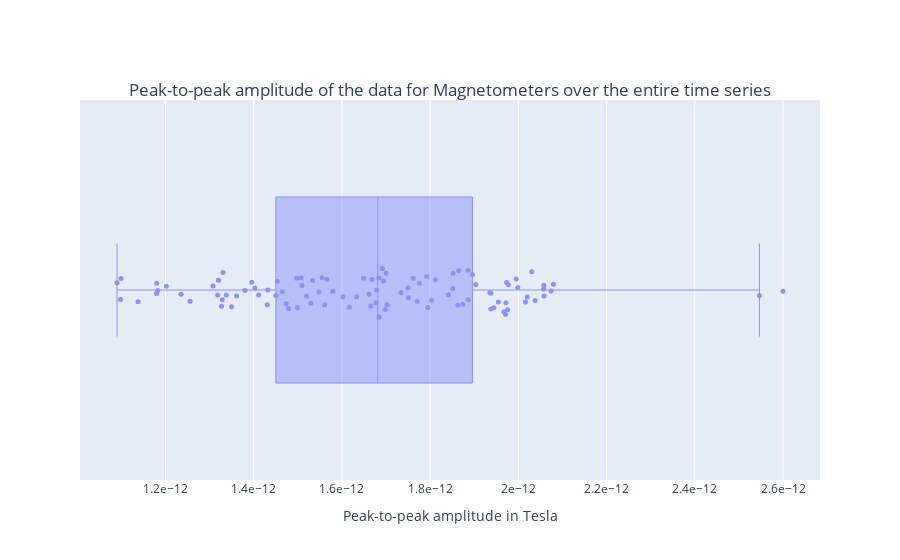
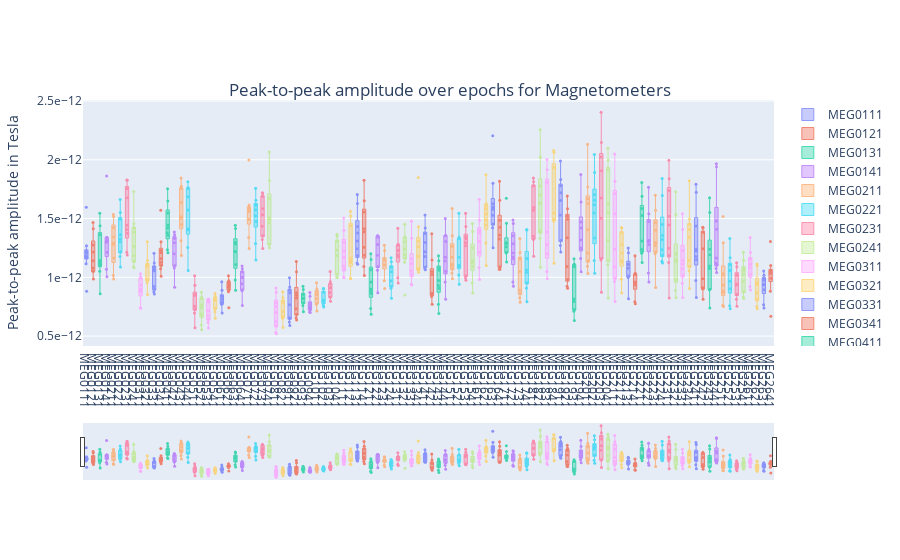

The notebook cell these images were saved under, in order:
### Code cell
#TRY SEPARATE FUNCS HERE

config = configparser.ConfigParser()
config.read('settings.ini')
data_file = '/Volumes/M2_DATA/MEG_QC_stuff/data/from openneuro/ds003483/sub-009/ses-1/meg/sub-009_ses-1_task-deduction_run-1_meg.fif'
dict_of_dfs_epoch, epochs_mg, channels, raw_bandpass, raw_filtered_resampled, raw_cropped, raw = initial_stuff(config, data_file)
m_or_g_chosen = ['mags']
sid='009'
#dfs_ptp_amlitude_annot, bad_channels, amplit_annot_with_ch_names = PP_auto_meg_qc(sid, config, channels, raw, m_or_g_chosen)

#out_with_name_and_format = RMSE_meg_qc(sid, config, channels, dict_of_dfs_epoch, raw_filtered_resampled, m_or_g_chosen)

out_with_name_and_format = PP_manual_meg_qc(sid, config, channels, dict_of_dfs_epoch, raw_filtered_resampled, m_or_g_chosen)

# psd_section = config['PSD']
# freq_min = psd_section.getfloat('freq_min') 
# freq_max = psd_section.getfloat('freq_max') 
# mean_power_per_band_needed = psd_section.getboolean('mean_power_per_band_needed')
# n_fft = psd_section.getint('n_fft')
# n_per_seg = psd_section.getint('n_per_seg')

# m_or_g='mags'
# fig, fig_desc, fig_path, dfs_with_name = Power_of_freq_meg(ch_names=channels[m_or_g], m_or_g = m_or_g, freqs = freqs[m_or_g], psds = psds[m_or_g], mean_power_per_band_needed = mean_power_per_band_needed, plotflag = True, sid = sid)

#deriv_with_name_and_format = PSD_meg_qc(sid, config, channels, raw_filtered_resampled, m_or_g_chosen)

#figs = ECG_meg_qc(config, raw, m_or_g_chosen)

print(out_with_name_and_format)

### Figure 1 — Plotly figure (JSON) as saved in the notebook; plotly's stock layout.template omitted (floating-point values rounded to 4 significant figures)
{"data": [{"boxpoints": "all", "hovertemplate": "%{text}<br>PP_Amplitude: %{x: .0f}", "line": {"width": 1}, "marker": {"size": 5}, "name": "", "opacity": 0.7, "pointpos": 0, "text": ["MEG0111", "MEG0121", "MEG0131", "MEG0141", "MEG0211", "MEG0221", "MEG0231", "MEG0241", "MEG0311", "MEG0321", "MEG0331", "MEG0341", "MEG0411", "MEG0421", "MEG0431", "MEG0441", "MEG0511", "MEG0521", "MEG0531", "MEG0541", "MEG0611", "MEG0621", "MEG0631", "MEG0641", "MEG0711", "MEG0721", "MEG0731", "MEG0741", "MEG0811", "MEG0821", "MEG0911", "MEG0921", "MEG0931", "MEG0941", "MEG1011", "MEG1021", "MEG1031", "MEG1041", "MEG1111", "MEG1121", "MEG1131", "MEG1141", "MEG1211", "MEG1221", "MEG1231", "MEG1241", "MEG1311", "MEG1321", "MEG1331", "MEG1341", "MEG1411", "MEG1421", "MEG1431", "MEG1441", "MEG1511", "MEG1521", "MEG1531", "MEG1541", "MEG1611", "MEG1621", "MEG1631", "MEG1641", "MEG1711", "MEG1721", "MEG1731", "MEG1741", "MEG1811", "MEG1821", "MEG1831", "MEG1841", "MEG1911", "MEG1921", "MEG1931", "MEG1941", "MEG2011", "MEG2021", "MEG2031", "MEG2041", "MEG2111", "MEG2121", "MEG2131", "MEG2141", "MEG2211", "MEG2221", "MEG2231", "MEG2241", "MEG2311", "MEG2321", "MEG2331", "MEG2341", "MEG2411", "MEG2421", "MEG2431", "MEG2441", "MEG2511", "MEG2521", "MEG2531", "MEG2541", "MEG2611", "MEG2621", "MEG2631", "MEG2641"], "type": "box", "x": [1.971e-12, 2.546e-12, 1.803e-12, 1.77e-12, 1.792e-12, 1.662e-12, 1.694e-12, 1.602e-12, 1.566e-12, 1.51e-12, 1.327e-12, 1.812e-12, 1.617e-12, 1.498e-12, 2.02e-12, 1.874e-12, 1.38e-12, 1.35e-12, 1.09e-12, 1.256e-12, 1.18e-12, 1.182e-12, 1.432e-12, 1.32e-12, 1.887e-12, 1.863e-12, 2.057e-12, 1.904e-12, 1.138e-12, 1.1e-12, 1.308e-12, 1.465e-12, 1.403e-12, 1.18e-12, 1.098e-12, 1.235e-12, 1.202e-12, 1.338e-12, 1.479e-12, 1.702e-12, 1.851e-12, 1.937e-12, 1.692e-12, 2.016e-12, 1.776e-12, 1.52e-12, 1.945e-12, 2.058e-12, 1.677e-12, 2.058e-12, 2.6e-12, 1.976e-12, 1.555e-12, 1.995e-12, 1.579e-12, 1.529e-12, 1.684e-12, 1.533e-12, 1.649e-12, 1.75e-12, 1.865e-12, 1.684e-12, 1.7e-12, 1.548e-12, 1.499e-12, 1.411e-12, 1.999e-12, 1.972e-12, 1.842e-12, 1.973e-12, 1.886e-12, 1.633e-12, 1.329e-12, 1.751e-12, 1.762e-12, 2.038e-12, 2.08e-12, 1.896e-12, 1.938e-12, 1.734e-12, 1.474e-12, 1.331e-12, 1.977e-12, 2.031e-12, 1.935e-12, 1.795e-12, 1.955e-12, 1.679e-12, 1.666e-12, 1.967e-12, 2.074e-12, 1.561e-12, 1.668e-12, 1.852e-12, 1.396e-12, 1.45e-12, 1.319e-12, 1.431e-12, 1.698e-12, 1.454e-12, 1.361e-12, 1.508e-12]}], "layout": {"title": {"text": "Peak-to-peak amplitude of the data for Magnetometers over the entire time series", "x": 0.5, "xanchor": "center", "y": 0.85, "yanchor": "top"}, "xaxis": {"exponentformat": "e", "showexponent": "all", "title": {"text": "Peak-to-peak amplitude in Tesla"}}, "yaxis": {"showticklabels": false, "visible": false}}}

### Figure 2 — Plotly figure (JSON) as saved in the notebook; plotly's stock layout.template omitted (floating-point values rounded to 4 significant figures)
{"data": [{"boxpoints": "all", "hovertemplate": "Epoch: %{text}<br>Amplitude: %{y: .2e}", "line": {"width": 1}, "marker": {"size": 3}, "name": "MEG0111", "opacity": 0.7, "pointpos": 0, "text": [0, 1, 2, 3, 4, 5, 6, 7, 8], "type": "box", "y": [1.182e-12, 1.169e-12, 8.82e-13, 1.207e-12, 1.115e-12, 1.173e-12, 1.597e-12, 1.222e-12, 1.268e-12]}, {"boxpoints": "all", "hovertemplate": "Epoch: %{text}<br>Amplitude: %{y: .2e}", "line": {"width": 1}, "marker": {"size": 3}, "name": "MEG0121", "opacity": 0.7, "pointpos": 0, "text": [0, 1, 2, 3, 4, 5, 6, 7, 8], "type": "box", "y": [1.466e-12, 1.051e-12, 9.849e-13, 1.14e-12, 1.08e-12, 1.412e-12, 1.215e-12, 1.275e-12, 1.051e-12]}, {"boxpoints": "all", "hovertemplate": "Epoch: %{text}<br>Amplitude: %{y: .2e}", "line": {"width": 1}, "marker": {"size": 3}, "name": "MEG0131", "opacity": 0.7, "pointpos": 0, "text": [0, 1, 2, 3, 4, 5, 6, 7, 8], "type": "box", "y": [1.545e-12, 1.143e-12, 1.051e-12, 1.361e-12, 1.117e-12, 8.595e-13, 1.438e-12, 1.137e-12, 1.103e-12]}, {"boxpoints": "all", "hovertemplate": "Epoch: %{text}<br>Amplitude: %{y: .2e}", "line": {"width": 1}, "marker": {"size": 3}, "name": "MEG0141", "opacity": 0.7, "pointpos": 0, "text": [0, 1, 2, 3, 4, 5, 6, 7, 8], "type": "box", "y": [1.213e-12, 1.299e-12, 1.069e-12, 1.34e-12, 1.315e-12, 1.338e-12, 1.863e-12, 1.004e-12, 1.304e-12]}, {"boxpoints": "all", "hovertemplate": "Epoch: %{text}<br>Amplitude: %{y: .2e}", "line": {"width": 1}, "marker": {"size": 3}, "name": "MEG0211", "opacity": 0.7, "pointpos": 0, "text": [0, 1, 2, 3, 4, 5, 6, 7, 8], "type": "box", "y": [1.535e-12, 1.292e-12, 1.422e-12, 1.517e-12, 1.015e-12, 9.846e-13, 1.343e-12, 1.279e-12, 1.163e-12]}, {"boxpoints": "all", "hovertemplate": "Epoch: %{text}<br>Amplitude: %{y: .2e}", "line": {"width": 1}, "marker": {"size": 3}, "name": "MEG0221", "opacity": 0.7, "pointpos": 0, "text": [0, 1, 2, 3, 4, 5, 6, 7, 8], "type": "box", "y": [1.303e-12, 1.327e-12, 1.663e-12, 1.495e-12, 1.088e-12, 1.177e-12, 1.552e-12, 1.362e-12, 1.217e-12]}, {"boxpoints": "all", "hovertemplate": "Epoch: %{text}<br>Amplitude: %{y: .2e}", "line": {"width": 1}, "marker": {"size": 3}, "name": "MEG0231", "opacity": 0.7, "pointpos": 0, "text": [0, 1, 2, 3, 4, 5, 6, 7, 8], "type": "box", "y": [1.826e-12, 1.213e-12, 1.678e-12, 1.756e-12, 1.374e-12, 1.407e-12, 1.442e-12, 1.828e-12, 1.191e-12]}, {"boxpoints": "all", "hovertemplate": "Epoch: %{text}<br>Amplitude: %{y: .2e}", "line": {"width": 1}, "marker": {"size": 3}, "name": "MEG0241", "opacity": 0.7, "pointpos": 0, "text": [0, 1, 2, 3, 4, 5, 6, 7, 8], "type": "box", "y": [1.42e-12, 1.082e-12, 1.385e-12, 1.731e-12, 1.092e-12, 1.265e-12, 1.456e-12, 1.183e-12, 1.139e-12]}, {"boxpoints": "all", "hovertemplate": "Epoch: %{text}<br>Amplitude: %{y: .2e}", "line": {"width": 1}, "marker": {"size": 3}, "name": "MEG0311", "opacity": 0.7, "pointpos": 0, "text": [0, 1, 2, 3, 4, 5, 6, 7, 8], "type": "box", "y": [8.867e-13, 7.36e-13, 7.403e-13, 8.761e-13, 1.03e-12, 9.348e-13, 9.924e-13, 8.982e-13, 1.004e-12]}, {"boxpoints": "all", "hovertemplate": "Epoch: %{text}<br>Amplitude: %{y: .2e}", "line": {"width": 1}, "marker": {"size": 3}, "name": "MEG0321", "opacity": 0.7, "pointpos": 0, "text": [0, 1, 2, 3, 4, 5, 6, 7, 8], "type": "box", "y": [1.096e-12, 1.109e-12, 1.302e-12, 9.743e-13, 9.807e-13, 8.532e-13, 1.144e-12, 1.097e-12, 9.535e-13]}, {"boxpoints": "all", "hovertemplate": "Epoch: %{text}<br>Amplitude: %{y: .2e}", "line": {"width": 1}, "marker": {"size": 3}, "name": "MEG0331", "opacity": 0.7, "pointpos": 0, "text": [0, 1, 2, 3, 4, 5, 6, 7, 8], "type": "box", "y": [9.215e-13, 1.204e-12, 1.066e-12, 8.572e-13, 1.056e-12, 8.981e-13, 1.088e-12, 1.122e-12, 8.765e-13]}, {"boxpoints": "all", "hovertemplate": "Epoch: %{text}<br>Amplitude: %{y: .2e}", "line": {"width": 1}, "marker": {"size": 3}, "name": "MEG0341", "opacity": 0.7, "pointpos": 0, "text": [0, 1, 2, 3, 4, 5, 6, 7, 8], "type": "box", "y": [1.571e-12, 1.16e-12, 1.128e-12, 1.228e-12, 1.074e-12, 1.303e-12, 1.103e-12, 1.208e-12, 1.009e-12]}, {"boxpoints": "all", "hovertemplate": "Epoch: %{text}<br>Amplitude: %{y: .2e}", "line": {"width": 1}, "marker": {"size": 3}, "name": "MEG0411", "opacity": 0.7, "pointpos": 0, "text": [0, 1, 2, 3, 4, 5, 6, 7, 8], "type": "box", "y": [1.548e-12, 1.378e-12, 1.753e-12, 1.358e-12, 1.649e-12, 1.235e-12, 1.444e-12, 1.42e-12, 1.208e-12]}, {"boxpoints": "all", "hovertemplate": "Epoch: %{text}<br>Amplitude: %{y: .2e}", "line": {"width": 1}, "marker": {"size": 3}, "name": "MEG0421", "opacity": 0.7, "pointpos": 0, "text": [0, 1, 2, 3, 4, 5, 6, 7, 8], "type": "box", "y": [1.363e-12, 1.1e-12, 1.2e-12, 1.331e-12, 1.339e-12, 1.294e-12, 1.079e-12, 1.385e-12, 9.159e-13]}, {"boxpoints": "all", "hovertemplate": "Epoch: %{text}<br>Amplitude: %{y: .2e}", "line": {"width": 1}, "marker": {"size": 3}, "name": "MEG0431", "opacity": 0.7, "pointpos": 0, "text": [0, 1, 2, 3, 4, 5, 6, 7, 8], "type": "box", "y": [1.845e-12, 1.449e-12, 1.776e-12, 1.503e-12, 1.636e-12, 1.515e-12, 1.311e-12, 1.756e-12, 1.185e-12]}, {"boxpoints": "all", "hovertemplate": "Epoch: %{text}<br>Amplitude: %{y: .2e}", "line": {"width": 1}, "marker": {"size": 3}, "name": "MEG0441", "opacity": 0.7, "pointpos": 0, "text": [0, 1, 2, 3, 4, 5, 6, 7, 8], "type": "box", "y": [1.756e-12, 1.058e-12, 1.764e-12, 1.573e-12, 1.405e-12, 1.685e-12, 1.41e-12, 1.813e-12, 1.254e-12]}, {"boxpoints": "all", "hovertemplate": "Epoch: %{text}<br>Amplitude: %{y: .2e}", "line": {"width": 1}, "marker": {"size": 3}, "name": "MEG0511", "opacity": 0.7, "pointpos": 0, "text": [0, 1, 2, 3, 4, 5, 6, 7, 8], "type": "box", "y": [8.5e-13, 7.543e-13, 5.716e-13, 8.48e-13, 9.327e-13, 8.547e-13, 1.013e-12, 6.961e-13, 7.281e-13]}, {"boxpoints": "all", "hovertemplate": "Epoch: %{text}<br>Amplitude: %{y: .2e}", "line": {"width": 1}, "marker": {"size": 3}, "name": "MEG0521", "opacity": 0.7, "pointpos": 0, "text": [0, 1, 2, 3, 4, 5, 6, 7, 8], "type": "box", "y": [6.8e-13, 6.879e-13, 5.538e-13, 8.204e-13, 8.333e-13, 8.735e-13, 7.426e-13, 7.646e-13, 5.938e-13]}, {"boxpoints": "all", "hovertemplate": "Epoch: %{text}<br>Amplitude: %{y: .2e}", "line": {"width": 1}, "marker": {"size": 3}, "name": "MEG0531", "opacity": 0.7, "pointpos": 0, "text": [0, 1, 2, 3, 4, 5, 6, 7, 8], "type": "box", "y": [6.738e-13, 6.425e-13, 7.152e-13, 8.143e-13, 8.145e-13, 7.92e-13, 8.11e-13, 6.162e-13, 5.692e-13]}, {"boxpoints": "all", "hovertemplate": "Epoch: %{text}<br>Amplitude: %{y: .2e}", "line": {"width": 1}, "marker": {"size": 3}, "name": "MEG0541", "opacity": 0.7, "pointpos": 0, "text": [0, 1, 2, 3, 4, 5, 6, 7, 8], "type": "box", "y": [8.38e-13, 8.076e-13, 7.061e-13, 8.068e-13, 8.127e-13, 8.63e-13, 8.243e-13, 6.522e-13, 7.364e-13]}, {"boxpoints": "all", "hovertemplate": "Epoch: %{text}<br>Amplitude: %{y: .2e}", "line": {"width": 1}, "marker": {"size": 3}, "name": "MEG0611", "opacity": 0.7, "pointpos": 0, "text": [0, 1, 2, 3, 4, 5, 6, 7, 8], "type": "box", "y": [8.145e-13, 7.698e-13, 8.385e-13, 7.756e-13, 8.893e-13, 7.893e-13, 9.627e-13, 7.762e-13, 6.962e-13]}, {"boxpoints": "all", "hovertemplate": "Epoch: %{text}<br>Amplitude: %{y: .2e}", "line": {"width": 1}, "marker": {"size": 3}, "name": "MEG0621", "opacity": 0.7, "pointpos": 0, "text": [0, 1, 2, 3, 4, 5, 6, 7, 8], "type": "box", "y": [9.288e-13, 7.419e-13, 9.162e-13, 1.012e-12, 9.606e-13, 8.767e-13, 9.708e-13, 9.453e-13, 8.952e-13]}, {"boxpoints": "all", "hovertemplate": "Epoch: %{text}<br>Amplitude: %{y: .2e}", "line": {"width": 1}, "marker": {"size": 3}, "name": "MEG0631", "opacity": 0.7, "pointpos": 0, "text": [0, 1, 2, 3, 4, 5, 6, 7, 8], "type": "box", "y": [1.416e-12, 9.771e-13, 1.218e-12, 1.283e-12, 1.219e-12, 1.298e-12, 1.11e-12, 1.443e-12, 8.899e-13]}, {"boxpoints": "all", "hovertemplate": "Epoch: %{text}<br>Amplitude: %{y: .2e}", "line": {"width": 1}, "marker": {"size": 3}, "name": "MEG0641", "opacity": 0.7, "pointpos": 0, "text": [0, 1, 2, 3, 4, 5, 6, 7, 8], "type": "box", "y": [9.452e-13, 8.853e-13, 1.074e-12, 1.002e-12, 9.978e-13, 8.942e-13, 1.046e-12, 1.095e-12, 7.603e-13]}, {"boxpoints": "all", "hovertemplate": "Epoch: %{text}<br>Amplitude: %{y: .2e}", "line": {"width": 1}, "marker": {"size": 3}, "name": "MEG0711", "opacity": 0.7, "pointpos": 0, "text": [0, 1, 2, 3, 4, 5, 6, 7, 8], "type": "box", "y": [1.594e-12, 1.56e-12, 1.577e-12, 1.491e-12, 1.616e-12, 1.495e-12, 1.338e-12, 1.999e-12, 1.246e-12]}, {"boxpoints": "all", "hovertemplate": "Epoch: %{text}<br>Amplitude: %{y: .2e}", "line": {"width": 1}, "marker": {"size": 3}, "name": "MEG0721", "opacity": 0.7, "pointpos": 0, "text": [0, 1, 2, 3, 4, 5, 6, 7, 8], "type": "box", "y": [1.612e-12, 1.288e-12, 1.619e-12, 1.574e-12, 1.657e-12, 1.524e-12, 1.147e-12, 1.757e-12, 1.474e-12]}, {"boxpoints": "all", "hovertemplate": "Epoch: %{text}<br>Amplitude: %{y: .2e}", "line": {"width": 1}, "marker": {"size": 3}, "name": "MEG0731", "opacity": 0.7, "pointpos": 0, "text": [0, 1, 2, 3, 4, 5, 6, 7, 8], "type": "box", "y": [1.583e-12, 1.353e-12, 1.688e-12, 1.245e-12, 1.533e-12, 1.719e-12, 1.321e-12, 1.712e-12, 1.435e-12]}, {"boxpoints": "all", "hovertemplate": "Epoch: %{text}<br>Amplitude: %{y: .2e}", "line": {"width": 1}, "marker": {"size": 3}, "name": "MEG0741", "opacity": 0.7, "pointpos": 0, "text": [0, 1, 2, 3, 4, 5, 6, 7, 8], "type": "box", "y": [1.467e-12, 1.492e-12, 1.506e-12, 1.281e-12, 1.824e-12, 1.672e-12, 1.281e-12, 2.065e-12, 1.251e-12]}, {"boxpoints": "all", "hovertemplate": "Epoch: %{text}<br>Amplitude: %{y: .2e}", "line": {"width": 1}, "marker": {"size": 3}, "name": "MEG0811", "opacity": 0.7, "pointpos": 0, "text": [0, 1, 2, 3, 4, 5, 6, 7, 8], "type": "box", "y": [5.928e-13, 5.298e-13, 5.201e-13, 8.732e-13, 7.846e-13, 7.525e-13, 6.995e-13, 9.09e-13, 6.247e-13]}, {"boxpoints": "all", "hovertemplate": "Epoch: %{text}<br>Amplitude: %{y: .2e}", "line": {"width": 1}, "marker": {"size": 3}, "name": "MEG0821", "opacity": 0.7, "pointpos": 0, "text": [0, 1, 2, 3, 4, 5, 6, 7, 8], "type": "box", "y": [6.617e-13, 6.522e-13, 7.886e-13, 8.261e-13, 8.774e-13, 6.667e-13, 7.087e-13, 7.981e-13, 5.719e-13]}, {"boxpoints": "all", "hovertemplate": "Epoch: %{text}<br>Amplitude: %{y: .2e}", "line": {"width": 1}, "marker": {"size": 3}, "name": "MEG0911", "opacity": 0.7, "pointpos": 0, "text": [0, 1, 2, 3, 4, 5, 6, 7, 8], "type": "box", "y": [7.663e-13, 6.561e-13, 5.891e-13, 9.169e-13, 8.679e-13, 6.199e-13, 6.515e-13, 9.959e-13, 8.925e-13]}, {"boxpoints": "all", "hovertemplate": "Epoch: %{text}<br>Amplitude: %{y: .2e}", "line": {"width": 1}, "marker": {"size": 3}, "name": "MEG0921", "opacity": 0.7, "pointpos": 0, "text": [0, 1, 2, 3, 4, 5, 6, 7, 8], "type": "box", "y": [8.471e-13, 8.247e-13, 6.363e-13, 8.694e-13, 6.551e-13, 6.862e-13, 7.332e-13, 1.048e-12, 1.135e-12]}, {"boxpoints": "all", "hovertemplate": "Epoch: %{text}<br>Amplitude: %{y: .2e}", "line": {"width": 1}, "marker": {"size": 3}, "name": "MEG0931", "opacity": 0.7, "pointpos": 0, "text": [0, 1, 2, 3, 4, 5, 6, 7, 8], "type": "box", "y": [8.203e-13, 8.244e-13, 8.174e-13, 9.239e-13, 7.834e-13, 8.542e-13, 7.074e-13, 7.6e-13, 8.962e-13]}, {"boxpoints": "all", "hovertemplate": "Epoch: %{text}<br>Amplitude: %{y: .2e}", "line": {"width": 1}, "marker": {"size": 3}, "name": "MEG0941", "opacity": 0.7, "pointpos": 0, "text": [0, 1, 2, 3, 4, 5, 6, 7, 8], "type": "box", "y": [7.416e-13, 7.252e-13, 7.001e-13, 8.706e-13, 8.397e-13, 7.361e-13, 7.052e-13, 7.522e-13, 7.757e-13]}, {"boxpoints": "all", "hovertemplate": "Epoch: %{text}<br>Amplitude: %{y: .2e}", "line": {"width": 1}, "marker": {"size": 3}, "name": "MEG1011", "opacity": 0.7, "pointpos": 0, "text": [0, 1, 2, 3, 4, 5, 6, 7, 8], "type": "box", "y": [7.817e-13, 7.704e-13, 8.567e-13, 8.807e-13, 9.536e-13, 7.13e-13, 8.556e-13, 9.012e-13, 8.199e-13]}, {"boxpoints": "all", "hovertemplate": "Epoch: %{text}<br>Amplitude: %{y: .2e}", "line": {"width": 1}, "marker": {"size": 3}, "name": "MEG1021", "opacity": 0.7, "pointpos": 0, "text": [0, 1, 2, 3, 4, 5, 6, 7, 8], "type": "box", "y": [7.466e-13, 9.039e-13, 7.823e-13, 8.728e-13, 9.025e-13, 8.061e-13, 7.625e-13, 8.008e-13, 8.021e-13]}, {"boxpoints": "all", "hovertemplate": "Epoch: %{text}<br>Amplitude: %{y: .2e}", "line": {"width": 1}, "marker": {"size": 3}, "name": "MEG1031", "opacity": 0.7, "pointpos": 0, "text": [0, 1, 2, 3, 4, 5, 6, 7, 8], "type": "box", "y": [9.115e-13, 9.433e-13, 7.957e-13, 8.717e-13, 9.104e-13, 1.05e-12, 9.626e-13, 8.305e-13, 8.333e-13]}, {"boxpoints": "all", "hovertemplate": "Epoch: %{text}<br>Amplitude: %{y: .2e}", "line": {"width": 1}, "marker": {"size": 3}, "name": "MEG1041", "opacity": 0.7, "pointpos": 0, "text": [0, 1, 2, 3, 4, 5, 6, 7, 8], "type": "box", "y": [1.366e-12, 9.968e-13, 1.186e-12, 1.306e-12, 1.185e-12, 1.35e-12, 1.027e-12, 1.231e-12, 1.001e-12]}, {"boxpoints": "all", "hovertemplate": "Epoch: %{text}<br>Amplitude: %{y: .2e}", "line": {"width": 1}, "marker": {"size": 3}, "name": "MEG1111", "opacity": 0.7, "pointpos": 0, "text": [0, 1, 2, 3, 4, 5, 6, 7, 8], "type": "box", "y": [1.298e-12, 1.095e-12, 1.171e-12, 1.225e-12, 9.994e-13, 1.506e-12, 1.072e-12, 9.962e-13, 1.4e-12]}, {"boxpoints": "all", "hovertemplate": "Epoch: %{text}<br>Amplitude: %{y: .2e}", "line": {"width": 1}, "marker": {"size": 3}, "name": "MEG1121", "opacity": 0.7, "pointpos": 0, "text": [0, 1, 2, 3, 4, 5, 6, 7, 8], "type": "box", "y": [1.142e-12, 1.128e-12, 1.439e-12, 9.911e-13, 9.884e-13, 1.562e-12, 1.129e-12, 1.164e-12, 1.523e-12]}, {"boxpoints": "all", "hovertemplate": "Epoch: %{text}<br>Amplitude: %{y: .2e}", "line": {"width": 1}, "marker": {"size": 3}, "name": "MEG1131", "opacity": 0.7, "pointpos": 0, "text": [0, 1, 2, 3, 4, 5, 6, 7, 8], "type": "box", "y": [1.627e-12, 1.376e-12, 1.244e-12, 1.121e-12, 1.185e-12, 1.433e-12, 1.31e-12, 1.112e-12, 1.705e-12]}, {"boxpoints": "all", "hovertemplate": "Epoch: %{text}<br>Amplitude: %{y: .2e}", "line": {"width": 1}, "marker": {"size": 3}, "name": "MEG1141", "opacity": 0.7, "pointpos": 0, "text": [0, 1, 2, 3, 4, 5, 6, 7, 8], "type": "box", "y": [1.825e-12, 1.256e-12, 1.414e-12, 1.091e-12, 1.388e-12, 1.652e-12, 1.015e-12, 1.187e-12, 1.556e-12]}, {"boxpoints": "all", "hovertemplate": "Epoch: %{text}<br>Amplitude: %{y: .2e}", "line": {"width": 1}, "marker": {"size": 3}, "name": "MEG1211", "opacity": 0.7, "pointpos": 0, "text": [0, 1, 2, 3, 4, 5, 6, 7, 8], "type": "box", "y": [9.609e-13, 8.817e-13, 7.335e-13, 1.065e-12, 6.867e-13, 9.002e-13, 8.614e-13, 1.199e-12, 1.151e-12]}, {"boxpoints": "all", "hovertemplate": "Epoch: %{text}<br>Amplitude: %{y: .2e}", "line": {"width": 1}, "marker": {"size": 3}, "name": "MEG1221", "opacity": 0.7, "pointpos": 0, "text": [0, 1, 2, 3, 4, 5, 6, 7, 8], "type": "box", "y": [1.351e-12, 1.092e-12, 8.687e-13, 1.28e-12, 1.354e-12, 1.187e-12, 1.061e-12, 1.352e-12, 1.341e-12]}, {"boxpoints": "all", "hovertemplate": "Epoch: %{text}<br>Amplitude: %{y: .2e}", "line": {"width": 1}, "marker": {"size": 3}, "name": "MEG1231", "opacity": 0.7, "pointpos": 0, "text": [0, 1, 2, 3, 4, 5, 6, 7, 8], "type": "box", "y": [1.106e-12, 9.041e-13, 9.711e-13, 1.148e-12, 1.273e-12, 1.104e-12, 1.228e-12, 1.148e-12, 1.148e-12]}, {"boxpoints": "all", "hovertemplate": "Epoch: %{text}<br>Amplitude: %{y: .2e}", "line": {"width": 1}, "marker": {"size": 3}, "name": "MEG1241", "opacity": 0.7, "pointpos": 0, "text": [0, 1, 2, 3, 4, 5, 6, 7, 8], "type": "box", "y": [9.704e-13, 1.085e-12, 1.086e-12, 9.231e-13, 9.058e-13, 1.133e-12, 1.047e-12, 8.21e-13, 1.167e-12]}, {"boxpoints": "all", "hovertemplate": "Epoch: %{text}<br>Amplitude: %{y: .2e}", "line": {"width": 1}, "marker": {"size": 3}, "name": "MEG1311", "opacity": 0.7, "pointpos": 0, "text": [0, 1, 2, 3, 4, 5, 6, 7, 8], "type": "box", "y": [1.192e-12, 9.514e-13, 1.282e-12, 1.232e-12, 1.176e-12, 1.226e-12, 9.963e-13, 1.418e-12, 1.273e-12]}, {"boxpoints": "all", "hovertemplate": "Epoch: %{text}<br>Amplitude: %{y: .2e}", "line": {"width": 1}, "marker": {"size": 3}, "name": "MEG1321", "opacity": 0.7, "pointpos": 0, "text": [0, 1, 2, 3, 4, 5, 6, 7, 8], "type": "box", "y": [1.337e-12, 1.241e-12, 8.504e-13, 1.193e-12, 1.165e-12, 1.302e-12, 1.129e-12, 1.346e-12, 1.452e-12]}, {"boxpoints": "all", "hovertemplate": "Epoch: %{text}<br>Amplitude: %{y: .2e}", "line": {"width": 1}, "marker": {"size": 3}, "name": "MEG1331", "opacity": 0.7, "pointpos": 0, "text": [0, 1, 2, 3, 4, 5, 6, 7, 8], "type": "box", "y": [1.332e-12, 1.117e-12, 9.346e-13, 1.026e-12, 1.115e-12, 1.054e-12, 9.399e-13, 1.158e-12, 1.477e-12]}, {"boxpoints": "all", "hovertemplate": "Epoch: %{text}<br>Amplitude: %{y: .2e}", "line": {"width": 1}, "marker": {"size": 3}, "name": "MEG1341", "opacity": 0.7, "pointpos": 0, "text": [0, 1, 2, 3, 4, 5, 6, 7, 8], "type": "box", "y": [1.43e-12, 1.061e-12, 1.043e-12, 1.262e-12, 1.066e-12, 1.075e-12, 1.179e-12, 1.31e-12, 1.85e-12]}, {"boxpoints": "all", "hovertemplate": "Epoch: %{text}<br>Amplitude: %{y: .2e}", "line": {"width": 1}, "marker": {"size": 3}, "name": "MEG1411", "opacity": 0.7, "pointpos": 0, "text": [0, 1, 2, 3, 4, 5, 6, 7, 8], "type": "box", "y": [1.373e-12, 1.073e-12, 1.064e-12, 1.297e-12, 1.088e-12, 1.217e-12, 1.178e-12, 1.531e-12, 1.42e-12]}, {"boxpoints": "all", "hovertemplate": "Epoch: %{text}<br>Amplitude: %{y: .2e}", "line": {"width": 1}, "marker": {"size": 3}, "name": "MEG1421", "opacity": 0.7, "pointpos": 0, "text": [0, 1, 2, 3, 4, 5, 6, 7, 8], "type": "box", "y": [1.023e-12, 7.708e-13, 8.371e-13, 8.5e-13, 8.651e-13, 8.524e-13, 1.049e-12, 1.147e-12, 1.37e-12]}, {"boxpoints": "all", "hovertemplate": "Epoch: %{text}<br>Amplitude: %{y: .2e}", "line": {"width": 1}, "marker": {"size": 3}, "name": "MEG1431", "opacity": 0.7, "pointpos": 0, "text": [0, 1, 2, 3, 4, 5, 6, 7, 8], "type": "box", "y": [1.14e-12, 9.069e-13, 9.313e-13, 1.082e-12, 6.917e-13, 7.699e-13, 9.721e-13, 1.06e-12, 1.184e-12]}, {"boxpoints": "all", "hovertemplate": "Epoch: %{text}<br>Amplitude: %{y: .2e}", "line": {"width": 1}, "marker": {"size": 3}, "name": "MEG1441", "opacity": 0.7, "pointpos": 0, "text": [0, 1, 2, 3, 4, 5, 6, 7, 8], "type": "box", "y": [1.305e-12, 1.138e-12, 8.128e-13, 1.357e-12, 1.052e-12, 1.17e-12, 9.593e-13, 1.354e-12, 1.5e-12]}, {"boxpoints": "all", "hovertemplate": "Epoch: %{text}<br>Amplitude: %{y: .2e}", "line": {"width": 1}, "marker": {"size": 3}, "name": "MEG1511", "opacity": 0.7, "pointpos": 0, "text": [0, 1, 2, 3, 4, 5, 6, 7, 8], "type": "box", "y": [1.171e-12, 1.1e-12, 1.265e-12, 1.586e-12, 1.037e-12, 9.887e-13, 1.353e-12, 1.073e-12, 1.112e-12]}, {"boxpoints": "all", "hovertemplate": "Epoch: %{text}<br>Amplitude: %{y: .2e}", "line": {"width": 1}, "marker": {"size": 3}, "name": "MEG1521", "opacity": 0.7, "pointpos": 0, "text": [0, 1, 2, 3, 4, 5, 6, 7, 8], "type": "box", "y": [1.327e-12, 1.02e-12, 1.171e-12, 1.546e-12, 1.098e-12, 9.405e-13, 1.342e-12, 1.103e-12, 1.091e-12]}, {"boxpoints": "all", "hovertemplate": "Epoch: %{text}<br>Amplitude: %{y: .2e}", "line": {"width": 1}, "marker": {"size": 3}, "name": "MEG1531", "opacity": 0.7, "pointpos": 0, "text": [0, 1, 2, 3, 4, 5, 6, 7, 8], "type": "box", "y": [1.294e-12, 1.327e-12, 1.433e-12, 1.545e-12, 1.268e-12, 9.938e-13, 1.345e-12, 1.014e-12, 9.75e-13]}, {"boxpoints": "all", "hovertemplate": "Epoch: %{text}<br>Amplitude: %{y: .2e}", "line": {"width": 1}, "marker": {"size": 3}, "name": "MEG1541", "opacity": 0.7, "pointpos": 0, "text": [0, 1, 2, 3, 4, 5, 6, 7, 8], "type": "box", "y": [1.128e-12, 1.13e-12, 1.14e-12, 1.457e-12, 1.094e-12, 1.249e-12, 1.39e-12, 9.514e-13, 8.662e-13]}, {"boxpoints": "all", "hovertemplate": "Epoch: %{text}<br>Amplitude: %{y: .2e}", "line": {"width": 1}, "marker": {"size": 3}, "name": "MEG1611", "opacity": 0.7, "pointpos": 0, "text": [0, 1, 2, 3, 4, 5, 6, 7, 8], "type": "box", "y": [1.401e-12, 9.806e-13, 1.213e-12, 1.664e-12, 1.215e-12, 1.377e-12, 1.486e-12, 1.304e-12, 1.084e-12]}, {"boxpoints": "all", "hovertemplate": "Epoch: %{text}<br>Amplitude: %{y: .2e}", "line": {"width": 1}, "marker": {"size": 3}, "name": "MEG1621", "opacity": 0.7, "pointpos": 0, "text": [0, 1, 2, 3, 4, 5, 6, 7, 8], "type": "box", "y": [1.615e-12, 1.099e-12, 1.539e-12, 1.487e-12, 1.585e-12, 1.873e-12, 1.445e-12, 1.625e-12, 1.292e-12]}, {"boxpoints": "all", "hovertemplate": "Epoch: %{text}<br>Amplitude: %{y: .2e}", "line": {"width": 1}, "marker": {"size": 3}, "name": "MEG1631", "opacity": 0.7, "pointpos": 0, "text": [0, 1, 2, 3, 4, 5, 6, 7, 8], "type": "box", "y": [1.627e-12, 1.251e-12, 1.453e-12, 1.596e-12, 1.801e-12, 2.204e-12, 1.58e-12, 1.421e-12, 1.528e-12]}, {"boxpoints": "all", "hovertemplate": "Epoch: %{text}<br>Amplitude: %{y: .2e}", "line": {"width": 1}, "marker": {"size": 3}, "name": "MEG1641", "opacity": 0.7, "pointpos": 0, "text": [0, 1, 2, 3, 4, 5, 6, 7, 8], "type": "box", "y": [1.817e-12, 1.069e-12, 1.325e-12, 1.656e-12, 1.426e-12, 1.486e-12, 1.361e-12, 1.089e-12, 1.07e-12]}, {"boxpoints": "all", "hovertemplate": "Epoch: %{text}<br>Amplitude: %{y: .2e}", "line": {"width": 1}, "marker": {"size": 3}, "name": "MEG1711", "opacity": 0.7, "pointpos": 0, "text": [0, 1, 2, 3, 4, 5, 6, 7, 8], "type": "box", "y": [1.213e-12, 1.295e-12, 1.208e-12, 1.461e-12, 1.261e-12, 1.13e-12, 1.289e-12, 1.289e-12, 1.673e-12]}, {"boxpoints": "all", "hovertemplate": "Epoch: %{text}<br>Amplitude: %{y: .2e}", "line": {"width": 1}, "marker": {"size": 3}, "name": "MEG1721", "opacity": 0.7, "pointpos": 0, "text": [0, 1, 2, 3, 4, 5, 6, 7, 8], "type": "box", "y": [1.459e-12, 9.604e-13, 1.207e-12, 1.488e-12, 1.286e-12, 9.243e-13, 1.173e-12, 1.353e-12, 1.158e-12]}, {"boxpoints": "all", "hovertemplate": "Epoch: %{text}<br>Amplitude: %{y: .2e}", "line": {"width": 1}, "marker": {"size": 3}, "name": "MEG1731", "opacity": 0.7, "pointpos": 0, "text": [0, 1, 2, 3, 4, 5, 6, 7, 8], "type": "box", "y": [1.156e-12, 7.868e-13, 8.269e-13, 1.212e-12, 1.158e-12, 8.621e-13, 8.921e-13, 1.33e-12, 1.05e-12]}, {"boxpoints": "all", "hovertemplate": "Epoch: %{text}<br>Amplitude: %{y: .2e}", "line": {"width": 1}, "marker": {"size": 3}, "name": "MEG1741", "opacity": 0.7, "pointpos": 0, "text": [0, 1, 2, 3, 4, 5, 6, 7, 8], "type": "box", "y": [1.159e-12, 1.04e-12, 9.081e-13, 1.408e-12, 9.547e-13, 7.93e-13, 1.062e-12, 1.158e-12, 1.403e-12]}, {"boxpoints": "all", "hovertemplate": "Epoch: %{text}<br>Amplitude: %{y: .2e}", "line": {"width": 1}, "marker": {"size": 3}, "name": "MEG1811", "opacity": 0.7, "pointpos": 0, "text": [0, 1, 2, 3, 4, 5, 6, 7, 8], "type": "box", "y": [1.594e-12, 1.178e-12, 1.57e-12, 1.323e-12, 1.812e-12, 1.846e-12, 1.327e-12, 1.778e-12, 1.349e-12]}, {"boxpoints": "all", "hovertemplate": "Epoch: %{text}<br>Amplitude: %{y: .2e}", "line": {"width": 1}, "marker": {"size": 3}, "name": "MEG1821", "opacity": 0.7, "pointpos": 0, "text": [0, 1, 2, 3, 4, 5, 6, 7, 8], "type": "box", "y": [1.698e-12, 1.399e-12, 1.63e-12, 1.388e-12, 2.021e-12, 1.776e-12, 1.085e-12, 2.255e-12, 1.333e-12]}, {"boxpoints": "all", "hovertemplate": "Epoch: %{text}<br>Amplitude: %{y: .2e}", "line": {"width": 1}, "marker": {"size": 3}, "name": "MEG1831", "opacity": 0.7, "pointpos": 0, "text": [0, 1, 2, 3, 4, 5, 6, 7, 8], "type": "box", "y": [1.2e-12, 9.882e-13, 1.385e-12, 1.279e-12, 1.808e-12, 2.001e-12, 1.049e-12, 1.915e-12, 1.277e-12]}, {"boxpoints": "all", "hovertemplate": "Epoch: %{text}<br>Amplitude: %{y: .2e}", "line": {"width": 1}, "marker": {"size": 3}, "name": "MEG1841", "opacity": 0.7, "pointpos": 0, "text": [0, 1, 2, 3, 4, 5, 6, 7, 8], "type": "box", "y": [1.495e-12, 1.121e-12, 1.488e-12, 1.544e-12, 1.934e-12, 2.078e-12, 1.478e-12, 2.064e-12, 1.485e-12]}, {"boxpoints": "all", "hovertemplate": "Epoch: %{text}<br>Amplitude: %{y: .2e}", "line": {"width": 1}, "marker": {"size": 3}, "name": "MEG1911", "opacity": 0.7, "pointpos": 0, "text": [0, 1, 2, 3, 4, 5, 6, 7, 8], "type": "box", "y": [1.72e-12, 1.216e-12, 1.272e-12, 1.78e-12, 1.653e-12, 1.989e-12, 1.833e-12, 1.314e-12, 1.531e-12]}, {"boxpoints": "all", "hovertemplate": "Epoch: %{text}<br>Amplitude: %{y: .2e}", "line": {"width": 1}, "marker": {"size": 3}, "name": "MEG1921", "opacity": 0.7, "pointpos": 0, "text": [0, 1, 2, 3, 4, 5, 6, 7, 8], "type": "box", "y": [1.692e-12, 9.071e-13, 9.814e-13, 1.521e-12, 1.493e-12, 9.242e-13, 1.092e-12, 1.582e-12, 1.336e-12]}, {"boxpoints": "all", "hovertemplate": "Epoch: %{text}<br>Amplitude: %{y: .2e}", "line": {"width": 1}, "marker": {"size": 3}, "name": "MEG1931", "opacity": 0.7, "pointpos": 0, "text": [0, 1, 2, 3, 4, 5, 6, 7, 8], "type": "box", "y": [1.112e-12, 7.113e-13, 7.951e-13, 1.109e-12, 8.151e-13, 7.256e-13, 6.324e-13, 1.159e-12, 1.091e-12]}, {"boxpoints": "all", "hovertemplate": "Epoch: %{text}<br>Amplitude: %{y: .2e}", "line": {"width": 1}, "marker": {"size": 3}, "name": "MEG1941", "opacity": 0.7, "pointpos": 0, "text": [0, 1, 2, 3, 4, 5, 6, 7, 8], "type": "box", "y": [1.875e-12, 1.048e-12, 1.159e-12, 1.641e-12, 1.471e-12, 1.249e-12, 1.317e-12, 1.246e-12, 1.42e-12]}, {"boxpoints": "all", "hovertemplate": "Epoch: %{text}<br>Amplitude: %{y: .2e}", "line": {"width": 1}, "marker": {"size": 3}, "name": "MEG2011", "opacity": 0.7, "pointpos": 0, "text": [0, 1, 2, 3, 4, 5, 6, 7, 8], "type": "box", "y": [1.405e-12, 1.093e-12, 1.033e-12, 1.629e-12, 1.668e-12, 2.132e-12, 1.14e-12, 1.77e-12, 1.208e-12]}, {"boxpoints": "all", "hovertemplate": "Epoch: %{text}<br>Amplitude: %{y: .2e}", "line": {"width": 1}, "marker": {"size": 3}, "name": "MEG2021", "opacity": 0.7, "pointpos": 0, "text": [0, 1, 2, 3, 4, 5, 6, 7, 8], "type": "box", "y": [1.617e-12, 1.034e-12, 1.143e-12, 1.547e-12, 1.656e-12, 2.044e-12, 1.334e-12, 1.891e-12, 1.704e-12]}, {"boxpoints": "all", "hovertemplate": "Epoch: %{text}<br>Amplitude: %{y: .2e}", "line": {"width": 1}, "marker": {"size": 3}, "name": "MEG2031", "opacity": 0.7, "pointpos": 0, "text": [0, 1, 2, 3, 4, 5, 6, 7, 8], "type": "box", "y": [2.404e-12, 8.721e-13, 1.148e-12, 2.023e-12, 1.908e-12, 1.503e-12, 1.162e-12, 2.147e-12, 1.675e-12]}, {"boxpoints": "all", "hovertemplate": "Epoch: %{text}<br>Amplitude: %{y: .2e}", "line": {"width": 1}, "marker": {"size": 3}, "name": "MEG2041", "opacity": 0.7, "pointpos": 0, "text": [0, 1, 2, 3, 4, 5, 6, 7, 8], "type": "box", "y": [2.099e-12, 8.248e-13, 1.313e-12, 1.995e-12, 1.55e-12, 1.628e-12, 1.107e-12, 1.916e-12, 1.142e-12]}, {"boxpoints": "all", "hovertemplate": "Epoch: %{text}<br>Amplitude: %{y: .2e}", "line": {"width": 1}, "marker": {"size": 3}, "name": "MEG2111", "opacity": 0.7, "pointpos": 0, "text": [0, 1, 2, 3, 4, 5, 6, 7, 8], "type": "box", "y": [1.714e-12, 7.936e-13, 1.238e-12, 1.818e-12, 1.542e-12, 9.929e-13, 9.645e-13, 2.049e-12, 1.09e-12]}, {"boxpoints": "all", "hovertemplate": "Epoch: %{text}<br>Amplitude: %{y: .2e}", "line": {"width": 1}, "marker": {"size": 3}, "name": "MEG2121", "opacity": 0.7, "pointpos": 0, "text": [0, 1, 2, 3, 4, 5, 6, 7, 8], "type": "box", "y": [1.42e-12, 8.656e-13, 1.131e-12, 1.378e-12, 1.141e-12, 1.206e-12, 9.83e-13, 1.423e-12, 1.279e-12]}, {"boxpoints": "all", "hovertemplate": "Epoch: %{text}<br>Amplitude: %{y: .2e}", "line": {"width": 1}, "marker": {"size": 3}, "name": "MEG2131", "opacity": 0.7, "pointpos": 0, "text": [0, 1, 2, 3, 4, 5, 6, 7, 8], "type": "box", "y": [1.25e-12, 1.077e-12, 1.113e-12, 1.21e-12, 1.008e-12, 1.107e-12, 8.179e-13, 9.981e-13, 1.01e-12]}, {"boxpoints": "all", "hovertemplate": "Epoch: %{text}<br>Amplitude: %{y: .2e}", "line": {"width": 1}, "marker": {"size": 3}, "name": "MEG2141", "opacity": 0.7, "pointpos": 0, "text": [0, 1, 2, 3, 4, 5, 6, 7, 8], "type": "box", "y": [1.027e-12, 9.566e-13, 1.023e-12, 1.183e-12, 9.59e-13, 9.341e-13, 7.745e-13, 1.035e-12, 7.917e-13]}, {"boxpoints": "all", "hovertemplate": "Epoch: %{text}<br>Amplitude: %{y: .2e}", "line": {"width": 1}, "marker": {"size": 3}, "name": "MEG2211", "opacity": 0.7, "pointpos": 0, "text": [0, 1, 2, 3, 4, 5, 6, 7, 8], "type": "box", "y": [1.807e-12, 1.125e-12, 1.309e-12, 1.204e-12, 1.238e-12, 1.525e-12, 1.586e-12, 1.219e-12, 1.689e-12]}, {"boxpoints": "all", "hovertemplate": "Epoch: %{text}<br>Amplitude: %{y: .2e}", "line": {"width": 1}, "marker": {"size": 3}, "name": "MEG2221", "opacity": 0.7, "pointpos": 0, "text": [0, 1, 2, 3, 4, 5, 6, 7, 8], "type": "box", "y": [1.475e-12, 9.593e-13, 1.036e-12, 1.314e-12, 1.307e-12, 1.541e-12, 1.279e-12, 1.31e-12, 1.767e-12]}, {"boxpoints": "all", "hovertemplate": "Epoch: %{text}<br>Amplitude: %{y: .2e}", "line": {"width": 1}, "marker": {"size": 3}, "name": "MEG2231", "opacity": 0.7, "pointpos": 0, "text": [0, 1, 2, 3, 4, 5, 6, 7, 8], "type": "box", "y": [1.295e-12, 9.132e-13, 1.201e-12, 1.57e-12, 1.215e-12, 1.401e-12, 1.271e-12, 1.463e-12, 1.698e-12]}, {"boxpoints": "all", "hovertemplate": "Epoch: %{text}<br>Amplitude: %{y: .2e}", "line": {"width": 1}, "marker": {"size": 3}, "name": "MEG2241", "opacity": 0.7, "pointpos": 0, "text": [0, 1, 2, 3, 4, 5, 6, 7, 8], "type": "box", "y": [1.235e-12, 1.122e-12, 1.321e-12, 1.189e-12, 1.357e-12, 1.841e-12, 1.45e-12, 1.697e-12, 1.136e-12]}, {"boxpoints": "all", "hovertemplate": "Epoch: %{text}<br>Amplitude: %{y: .2e}", "line": {"width": 1}, "marker": {"size": 3}, "name": "MEG2311", "opacity": 0.7, "pointpos": 0, "text": [0, 1, 2, 3, 4, 5, 6, 7, 8], "type": "box", "y": [1.445e-12, 8.248e-13, 1.127e-12, 1.519e-12, 1.739e-12, 1.247e-12, 1.187e-12, 1.838e-12, 1.996e-12]}, {"boxpoints": "all", "hovertemplate": "Epoch: %{text}<br>Amplitude: %{y: .2e}", "line": {"width": 1}, "marker": {"size": 3}, "name": "MEG2321", "opacity": 0.7, "pointpos": 0, "text": [0, 1, 2, 3, 4, 5, 6, 7, 8], "type": "box", "y": [9.79e-13, 8.872e-13, 8.263e-13, 1.15e-12, 1.132e-12, 1.2e-12, 1.197e-12, 1.533e-12, 1.727e-12]}, {"boxpoints": "all", "hovertemplate": "Epoch: %{text}<br>Amplitude: %{y: .2e}", "line": {"width": 1}, "marker": {"size": 3}, "name": "MEG2331", "opacity": 0.7, "pointpos": 0, "text": [0, 1, 2, 3, 4, 5, 6, 7, 8], "type": "box", "y": [1.406e-12, 9.489e-13, 1.112e-12, 1.146e-12, 1.018e-12, 1.073e-12, 8.274e-13, 1.542e-12, 1.228e-12]}, {"boxpoints": "all", "hovertemplate": "Epoch: %{text}<br>Amplitude: %{y: .2e}", "line": {"width": 1}, "marker": {"size": 3}, "name": "MEG2341", "opacity": 0.7, "pointpos": 0, "text": [0, 1, 2, 3, 4, 5, 6, 7, 8], "type": "box", "y": [1.407e-12, 9.046e-13, 1.142e-12, 1.34e-12, 1.493e-12, 1.056e-12, 1.093e-12, 1.822e-12, 1.449e-12]}, {"boxpoints": "all", "hovertemplate": "Epoch: %{text}<br>Amplitude: %{y: .2e}", "line": {"width": 1}, "marker": {"size": 3}, "name": "MEG2411", "opacity": 0.7, "pointpos": 0, "text": [0, 1, 2, 3, 4, 5, 6, 7, 8], "type": "box", "y": [1.436e-12, 1.239e-12, 8.278e-13, 1.149e-12, 1.177e-12, 1.224e-12, 9.718e-13, 1.724e-12, 1.792e-12]}, {"boxpoints": "all", "hovertemplate": "Epoch: %{text}<br>Amplitude: %{y: .2e}", "line": {"width": 1}, "marker": {"size": 3}, "name": "MEG2421", "opacity": 0.7, "pointpos": 0, "text": [0, 1, 2, 3, 4, 5, 6, 7, 8], "type": "box", "y": [1.383e-12, 9.024e-13, 9.875e-13, 9.023e-13, 9.142e-13, 1.243e-12, 8.136e-13, 1.426e-12, 1.42e-12]}, {"boxpoints": "all", "hovertemplate": "Epoch: %{text}<br>Amplitude: %{y: .2e}", "line": {"width": 1}, "marker": {"size": 3}, "name": "MEG2431", "opacity": 0.7, "pointpos": 0, "text": [0, 1, 2, 3, 4, 5, 6, 7, 8], "type": "box", "y": [1.096e-12, 8.951e-13, 8.992e-13, 1.075e-12, 7.394e-13, 1.238e-12, 1.192e-12, 1.552e-12, 1.676e-12]}, {"boxpoints": "all", "hovertemplate": "Epoch: %{text}<br>Amplitude: %{y: .2e}", "line": {"width": 1}, "marker": {"size": 3}, "name": "MEG2441", "opacity": 0.7, "pointpos": 0, "text": [0, 1, 2, 3, 4, 5, 6, 7, 8], "type": "box", "y": [1.105e-12, 1.041e-12, 1.075e-12, 1.48e-12, 1.409e-12, 1.164e-12, 1.121e-12, 1.967e-12, 1.941e-12]}, {"boxpoints": "all", "hovertemplate": "Epoch: %{text}<br>Amplitude: %{y: .2e}", "line": {"width": 1}, "marker": {"size": 3}, "name": "MEG2511", "opacity": 0.7, "pointpos": 0, "text": [0, 1, 2, 3, 4, 5, 6, 7, 8], "type": "box", "y": [1.03e-12, 7.506e-13, 8.835e-13, 1.024e-12, 7.621e-13, 9.352e-13, 8.715e-13, 1.295e-12, 1.517e-12]}, {"boxpoints": "all", "hovertemplate": "Epoch: %{text}<br>Amplitude: %{y: .2e}", "line": {"width": 1}, "marker": {"size": 3}, "name": "MEG2521", "opacity": 0.7, "pointpos": 0, "text": [0, 1, 2, 3, 4, 5, 6, 7, 8], "type": "box", "y": [1.061e-12, 7.333e-13, 1.056e-12, 1.105e-12, 7.588e-13, 9.675e-13, 9.022e-13, 1.165e-12, 1.33e-12]}, {"boxpoints": "all", "hovertemplate": "Epoch: %{text}<br>Amplitude: %{y: .2e}", "line": {"width": 1}, "marker": {"size": 3}, "name": "MEG2531", "opacity": 0.7, "pointpos": 0, "text": [0, 1, 2, 3, 4, 5, 6, 7, 8], "type": "box", "y": [1.017e-12, 9.348e-13, 9.436e-13, 1.089e-12, 7.547e-13, 1.023e-12, 8.124e-13, 8.563e-13, 1.123e-12]}, {"boxpoints": "all", "hovertemplate": "Epoch: %{text}<br>Amplitude: %{y: .2e}", "line": {"width": 1}, "marker": {"size": 3}, "name": "MEG2541", "opacity": 0.7, "pointpos": 0, "text": [0, 1, 2, 3, 4, 5, 6, 7, 8], "type": "box", "y": [1.145e-12, 1.075e-12, 8.791e-13, 1.214e-12, 8.319e-13, 1.059e-12, 8.2e-13, 9.657e-13, 1.027e-12]}, {"boxpoints": "all", "hovertemplate": "Epoch: %{text}<br>Amplitude: %{y: .2e}", "line": {"width": 1}, "marker": {"size": 3}, "name": "MEG2611", "opacity": 0.7, "pointpos": 0, "text": [0, 1, 2, 3, 4, 5, 6, 7, 8], "type": "box", "y": [1.112e-12, 9.216e-13, 1.155e-12, 1.211e-12, 1.082e-12, 8.912e-13, 1.026e-12, 1.114e-12, 1.339e-12]}, {"boxpoints": "all", "hovertemplate": "Epoch: %{text}<br>Amplitude: %{y: .2e}", "line": {"width": 1}, "marker": {"size": 3}, "name": "MEG2621", "opacity": 0.7, "pointpos": 0, "text": [0, 1, 2, 3, 4, 5, 6, 7, 8], "type": "box", "y": [1.099e-12, 7.522e-13, 9.531e-13, 1.113e-12, 7.324e-13, 8.152e-13, 8.678e-13, 9.565e-13, 9.41e-13]}, {"boxpoints": "all", "hovertemplate": "Epoch: %{text}<br>Amplitude: %{y: .2e}", "line": {"width": 1}, "marker": {"size": 3}, "name": "MEG2631", "opacity": 0.7, "pointpos": 0, "text": [0, 1, 2, 3, 4, 5, 6, 7, 8], "type": "box", "y": [9.366e-13, 7.384e-13, 9.395e-13, 9.746e-13, 7.66e-13, 9.921e-13, 8.935e-13, 1.017e-12, 1.053e-12]}, {"boxpoints": "all", "hovertemplate": "Epoch: %{text}<br>Amplitude: %{y: .2e}", "line": {"width": 1}, "marker": {"size": 3}, "name": "MEG2641", "opacity": 0.7, "pointpos": 0, "text": [0, 1, 2, 3, 4, 5, 6, 7, 8], "type": "box", "y": [1.057e-12, 6.693e-13, 1.1e-12, 1.045e-12, 1.037e-12, 9.912e-13, 8.811e-13, 1.035e-12, 1.304e-12]}], "layout": {"title": {"text": "Peak-to-peak amplitude over epochs for Magnetometers", "x": 0.5, "xanchor": "center", "y": 0.85, "yanchor": "top"}, "xaxis": {"rangeslider": {"visible": true}, "tickmode": "array", "ticktext": ["MEG0111", "MEG0121", "MEG0131", "MEG0141", "MEG0211", "MEG0221", "MEG0231", "MEG0241", "MEG0311", "MEG0321", "MEG0331", "MEG0341", "MEG0411", "MEG0421", "MEG0431", "MEG0441", "MEG0511", "MEG0521", "MEG0531", "MEG0541", "MEG0611", "MEG0621", "MEG0631", "MEG0641", "MEG0711", "MEG0721", "MEG0731", "MEG0741", "MEG0811", "MEG0821", "MEG0911", "MEG0921", "MEG0931", "MEG0941", "MEG1011", "MEG1021", "MEG1031", "MEG1041", "MEG1111", "MEG1121", "MEG1131", "MEG1141", "MEG1211", "MEG1221", "MEG1231", "MEG1241", "MEG1311", "MEG1321", "MEG1331", "MEG1341", "MEG1411", "MEG1421", "MEG1431", "MEG1441", "MEG1511", "MEG1521", "MEG1531", "MEG1541", "MEG1611", "MEG1621", "MEG1631", "MEG1641", "MEG1711", "MEG1721", "MEG1731", "MEG1741", "MEG1811", "MEG1821", "MEG1831", "MEG1841", "MEG1911", "MEG1921", "MEG1931", "MEG1941", "MEG2011", "MEG2021", "MEG2031", "MEG2041", "MEG2111", "MEG2121", "MEG2131", "MEG2141", "MEG2211", "MEG2221", "MEG2231", "MEG2241", "MEG2311", "MEG2321", "MEG2331", "MEG2341", "MEG2411", "MEG2421", "MEG2431", "MEG2441", "MEG2511", "MEG2521", "MEG2531", "MEG2541", "MEG2611", "MEG2621", "MEG2631", "MEG2641"], "tickvals": [0, 1, 2, 3, 4, 5, 6, 7, 8, 9, 10, 11, 12, 13, 14, 15, 16, 17, 18, 19, 20, 21, 22, 23, 24, 25, 26, 27, 28, 29, 30, 31, 32, 33, 34, 35, 36, 37, 38, 39, 40, 41, 42, 43, 44, 45, 46, 47, 48, 49, 50, 51, 52, 53, 54, 55, 56, 57, 58, 59, 60, 61, 62, 63, 64, 65, 66, 67, 68, 69, 70, 71, 72, 73, 74, 75, 76, 77, 78, 79, 80, 81, 82, 83, 84, 85, 86, 87, 88, 89, 90, 91, 92, 93, 94, 95, 96, 97, 98, 99, 100, 101]}, "yaxis": {"exponentformat": "e", "showexponent": "all", "title": {"text": "Peak-to-peak amplitude in Tesla"}}}}
